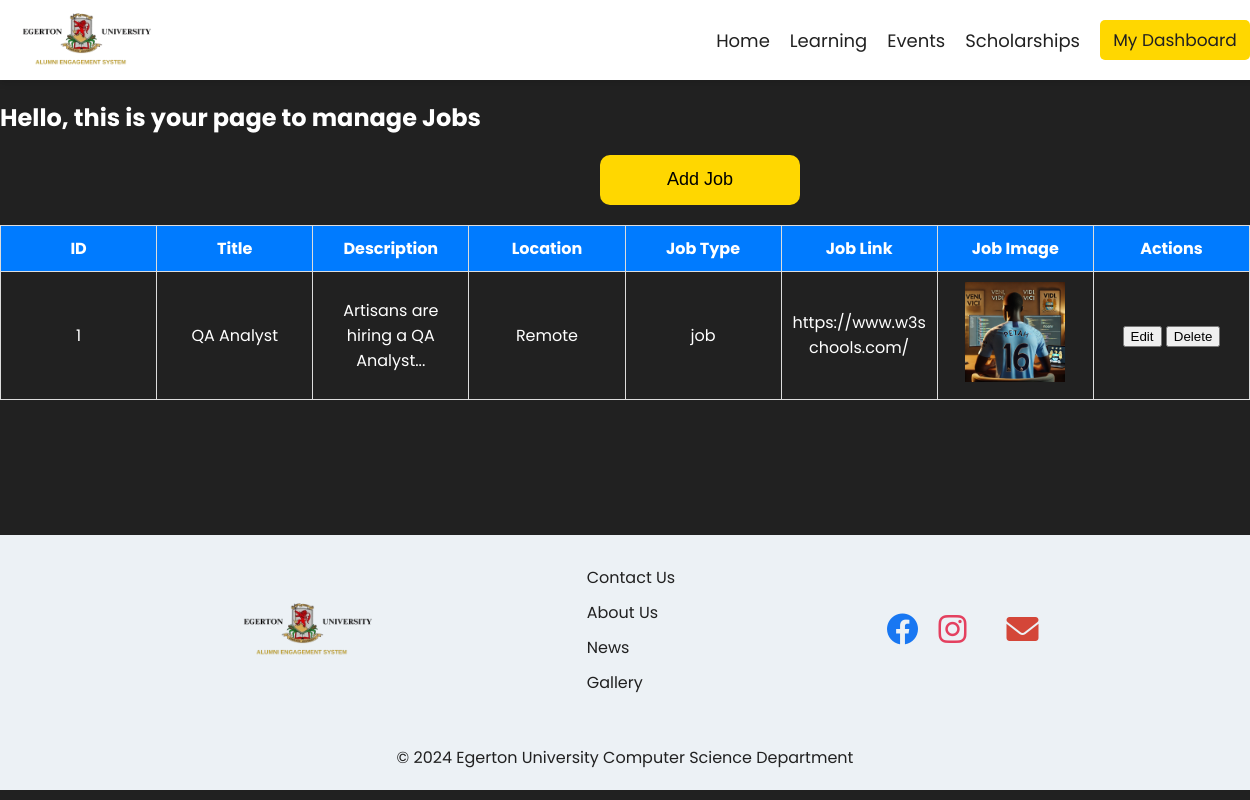
The page /view_jobs (signed in) on the database its author committed.
### website/models.py (models this page shows)
class Jobs(db.Model):
    id = db.Column(db.Integer, primary_key = True)
    title = db.Column(db.String(100) , nullable = False)
    body = db.Column(db.String(1000) , nullable = False)
    location = db.Column(db.String(50) , nullable = False)
    job_type = db.Column(db.String(100) , nullable = False)
    link = db.Column(db.String(100) , nullable = False)
    image = db.Column(db.String(1000) , nullable = False)

### website/admin.py (the view)
@admin.route('/view_jobs')
def all_jobs():
    all_jobs = Jobs.query.all()
    return render_template("all_jobs.html" , all_jobs = all_jobs)

### website/__init__.py (called while the page is built)
@login_manager.user_loader
def load_user(user_id):
    from .models import User
    return User.query.get(int(user_id))

### website/templates/all_jobs.html (shortened to what this page needs)
{% extends "base.html" %}
{% block body %}
<h2>Hello, this is your page to manage Jobs</h2>
<a href="{{ url_for('admin.add_job') }}"><button class="all-jobs-button">Add Job</button></a>
<table>
    <thead>
        <tr>
            <th>ID</th>
            <th>Title</th>
            <th>Description</th>
            <th>Location</th>
            <th>Job Type</th>
            <th>Job Link</th>
            <th>Job Image</th>
            <th>Actions</th>
        </tr>
    </thead>
    <tbody>
        {% for job in all_jobs %}
        <tr>
            <td>{{ job.id }}</td>
            <td>{{ job.title }}</td>
            <td>{{ job.body[:50] }}...</td>
            <td>{{ job.location }}</td>
            <td> {{ job.job_type }} </td>
            <td> {{ job.link }} </td>
            <td> <img src={{job.image}} alt="Job Image here" width="100"> </td>
            <td>
                <button><a href="{{ url_for('admin.edit_job' , job_id=job.id) }}">Edit</a></button>
                <button onclick="confirmDelete('{{ url_for('admin.delete_job',job_id=job.id) }}')">Delete</button>
            </td>
        </tr>
        {% endfor %}
    </tbody>
</table>
{% endblock %}

### website/static/src/input.css (style rules this page uses)
body { position: relative; color: #ffffff; box-sizing: border-box; font-family: 'Poppins', sans-serif; background-color: #212121; margin: 0; display: flex; flex-direction: column; min-height: 100vh; }
a { text-decoration: none; color: inherit; }
table { width: 100%; border-collapse: collapse; margin-top: 20px; table-layout: fixed; }
table, th, td { border: 1px solid #ddd; padding: 10px; text-align: center; word-wrap: break-word; overflow-wrap: break-word; }
th { background: #007bff; color: white; }
td { max-width: 200px; white-space: normal; }
.all-jobs-button { background: #FFD700; color: black; font-size: large; border: none; padding: 5px; cursor: pointer; width: 200px; height: 50px; text-align: center; margin-left: 600px; border-radius: 10px; }

### rows shown on the page
Jobs: id "1", title "QA Analyst", body "Artisans are hiring a QA Analyst", location "Remote", job_type "job", link "https://www.w3schools.com/", image (picture)
